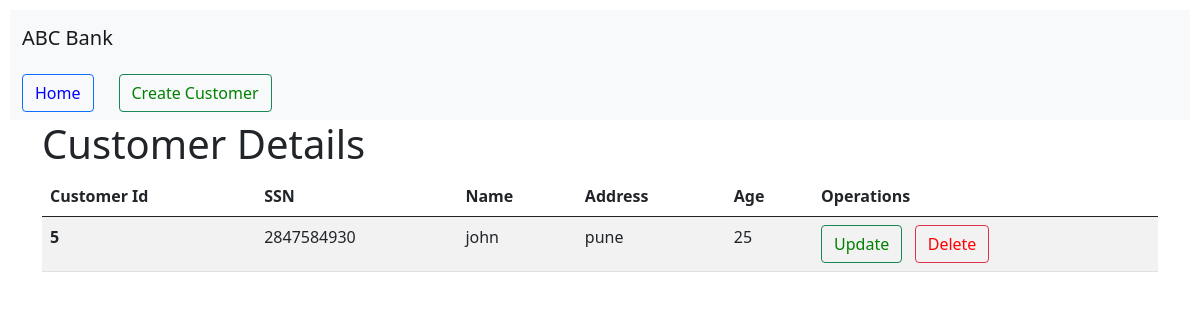
/showCustomer, run on an earlier commit of the app's database.
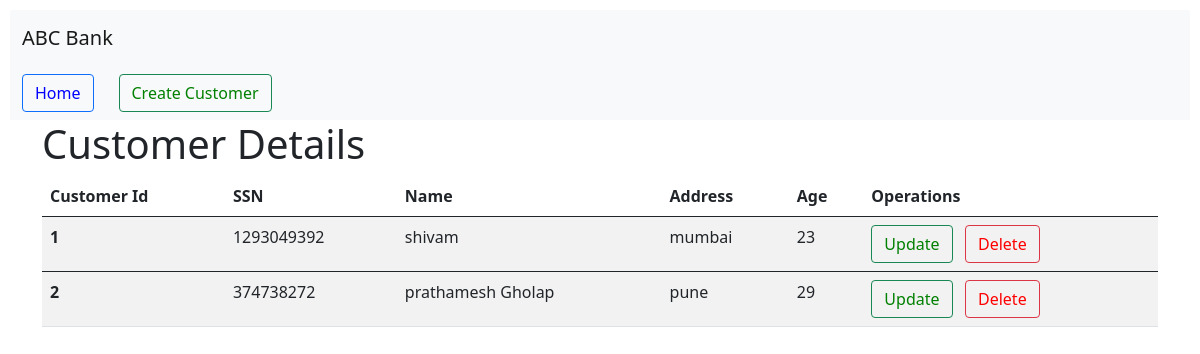
And on a later commit of the database.
### app.py (models this page shows)
class Customer(db.Model):
    ssn = db.Column(db.Integer,nullable=False)
    customer_id = db.Column(db.Integer,primary_key=True)
    name = db.Column(db.String(25),nullable=False)
    address= db.Column(db.String(100),nullable=False)
    age = db.Column(db.Integer,nullable=False)
    accounts = db.relationship('Account',backref='owner')

### app.py (the view)
@app.route('/showCustomer')
def showCustomer():
    customers = Customer.query.order_by(Customer.customer_id).all()
    return render_template('showCustomer.html',customers=customers)

### templates/showCustomer.html (shortened to what this page needs)
{%extends 'base.html'%}  {%block body%}
<nav class="navbar navbar-light bg-light">
  <div class="container-fluid">
    <form class="d-flex">
      <button class="btn btn-outline-primary" type="submit">
        <a href="/CashierDashboard" style="text-decoration: none; color: blue"
          >Home</a
        >
      </button>
      <button class="btn btn-outline-success" type="submit">
        <a href="/createCustomer" style="text-decoration: none; color: green"
          >Create Customer</a
        >
      </button>
    </form>
  </div>
</nav>
<div class="container">
  <h1>Customer Details</h1>
  <table class="table table-striped table-hover">
    <thead>
      <tr>
        <th scope="col">Customer Id</th>
        <th scope="col">SSN</th>
        <th scope="col">Name</th>
        <th scope="col">Address</th>
        <th scope="col">Age</th>
        <th scope="col">Operations</th>
      </tr>
    </thead>
    <tbody>
      {%for customer in customers%}
      <tr>
        <th scope="row">{{customer.customer_id}}</th>
        <td>{{customer.ssn}}</td>
        <td>{{customer.name}}</td>
        <td>{{customer.address}}</td>
        <td>{{customer.age}}</td>
        <td>
          <form class="d-flex">
            <button class="btn btn-outline-success" type="submit">
              <a
                href="/updateCustomer/{{customer.customer_id}}"
                style="text-decoration: none; color: green"
                >Update</a
              >
            </button>
            <button class="btn btn-outline-danger" type="submit">
              <a
                href="/deleteCustomer/{{customer.customer_id}}"
                style="text-decoration: none; color: red"
                >Delete</a
              >
            </button>
          </form>
        </td>
      </tr>
    </tbody>
    {% endfor%}
  </table>
</div>
{%endblock%}

What changed in the data, as far as the page shows it:
removed Customer: customer_id "5", ssn "2847584930", name "john", address "pune", age "25"
added Customer: customer_id "1", ssn "1293049392", name "shivam", address "mumbai", age "23"
added Customer: customer_id "2", ssn "374738272", name "prathamesh Gholap", address "pune", age "29"
